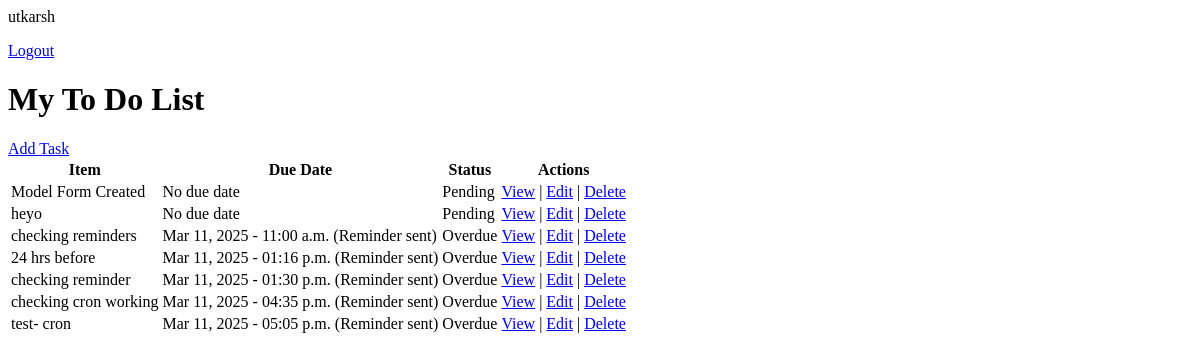
Page / (signed in) on the earlier database version.
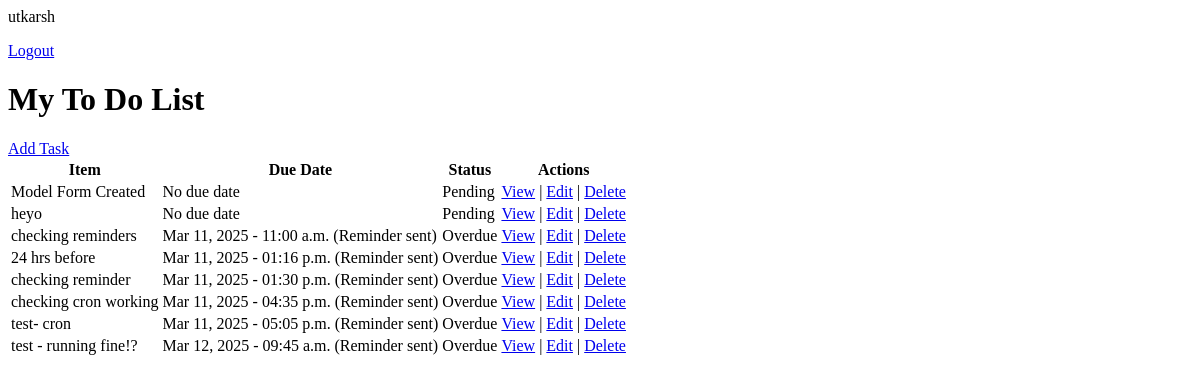
Same page on the later database version.
### base/models.py (models this page shows, shortened)
class Task(models.Model):
    user = models.ForeignKey(User, on_delete=models.CASCADE, null=True, blank=True)
    title = models.CharField(max_length=200)
    description = models.TextField(null=True, blank=True)
    complete = models.BooleanField(default=False)
    create = models.DateTimeField(auto_now_add=True)
    due_date = models.DateTimeField(null=True, blank=True) #added for cron job
    reminded = models.BooleanField(default=False)  # Added for cron job
    class Meta:
        ordering = ['complete', 'due_date']

### base/views.py (the view)
# urls.py: path('', TaskList.as_view(), name='tasks'),
class TaskList(LoginRequiredMixin,ListView):
    model = Task
    context_object_name = 'tasks'
    def get_context_data(self, **kwargs):
        context = super().get_context_data(**kwargs)
        context['tasks'] = context['tasks'].filter(user=self.request.user)
        context['count'] = context['tasks'].filter(complete=False).count()
        context['now'] = timezone.now() #add current time for due soon highlighting
        return context

### base/templates/base/task_list.html (shortened to what this page needs)
{% if request.user.is_authenticated %}
<p>{{request.user}}</p>
<a href="{% url 'logout'%}">Logout</a>
{% else %}
<a href="{% url 'login'%}">Login</a>
{% endif %}
<h1>My To Do List</h1>
<a href="{% url 'task-create' %}">Add Task</a>
<table>
    <tr>
        <th>Item</th>
        <th>Due Date</th>
        <th>Status</th>
        <th>Actions</th>
    </tr>
    {% for task in tasks %}
    <tr>
        <td>
            {% if task.complete %}
            <s>{{task.title}}</s>
            {% else %}
            {{task.title}}
            {% endif %}
        </td>
        <td>
            {% if task.due_date %}
            {{ task.due_date|date:"M d, Y - h:i a" }}
            {% if task.reminded %}
            <span>(Reminder sent)</span>
            {% endif %}
            {% else %}
            No due date
            {% endif %}
        </td>
        <td>
            {% if task.complete %}
            <span>Completed</span>
            {% elif task.due_date and task.due_date < now %}
            <span>Overdue</span>
            {% elif task.due_date and task.due_date|date:'Y-m-d' == now|date:'Y-m-d' %}
            <span>Due today</span>
            {% else %}
            <span>Pending</span>
            {% endif %}
        </td>
        <td>
            <a href="{% url 'task' task.id %}">View</a> |
            <a href="{% url 'task-update' task.id %}">Edit</a> |
            <a href="{% url 'task-delete' task.id %}">Delete</a>
        </td>
    </tr>
    {% endfor %}
</table>

Differences in the rows shown:
added Task: title "test - running fine!?", due_date "Mar 12, 2025 - 09:45 a.m.", reminded "(Reminder sent)", complete "Overdue"
